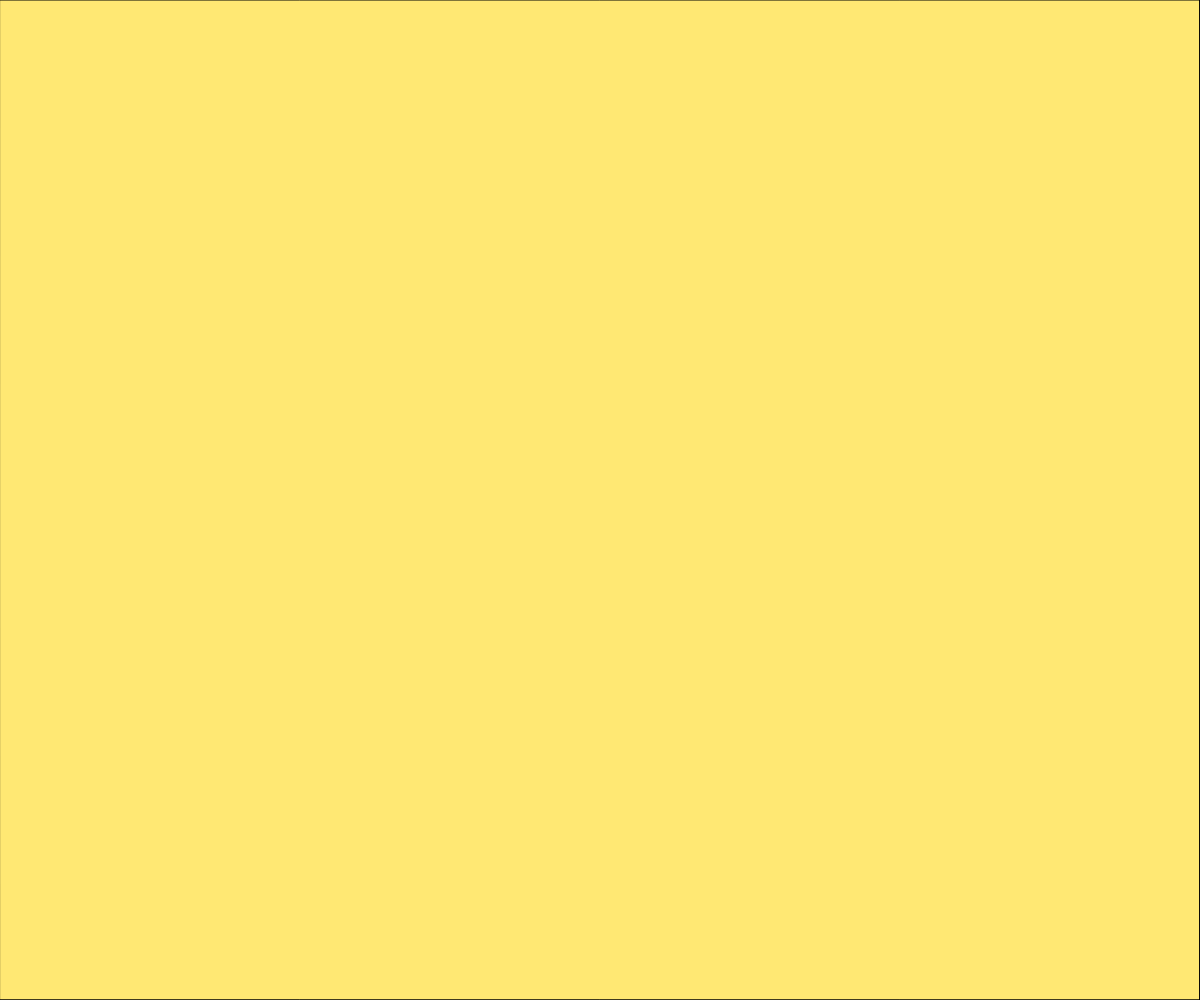
Frame 1 (no input)
Frame 60 (no input): identical to frame 1, image omitted
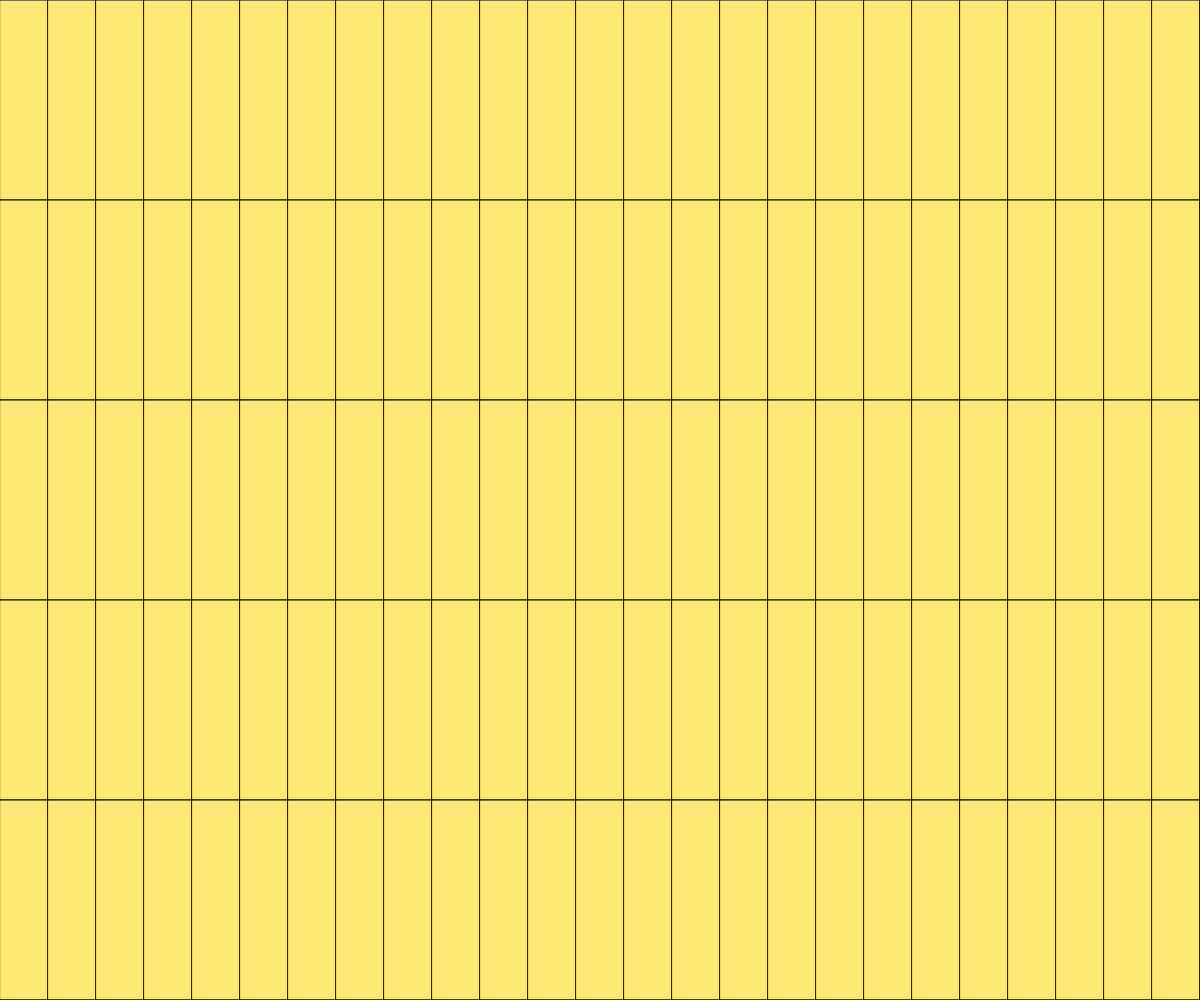
Frame 120 (the mouse pressed at the canvas centre since frame 60)

The p5.js sketch that drew these frames (run headless with seeded random() and noise() and a simulated clock; from frame 60 on, the mouse is pressed at the canvas centre):

// p5.js sketch
// ── sketch.js
'use strict';

var tileCountX = 50;
var tileCountY = 10;

function setup() {
    createCanvas(windowWidth, windowHeight);
    colorMode(HSB, 360, 100, 100, 100);
}

function draw() {
    //white back
    background(0, 0, 100);

    //limit mouse coordinates from 0 to the width and height of the canvas using the consrain function
    var mX = constrain(mouseX, 0, width);
    var mY = constrain(mouseY, 0, height);

    // map mouse to grid resolution
    //Mapping the mouse from 1 to the number of rows and columns on the screen and converting them to integers
    var currentTileCountX = int(map(mX, 0, width, 1, tileCountX));
    var currentTileCountY = int(map(mY, 0, height, 1, tileCountY));

    var tileWidth = width / currentTileCountX;
    var tileHeight = height / currentTileCountY;

    for (var gridY = 0; gridY < tileCountY; gridY++) {
        for (var gridX = 0; gridX < tileCountX; gridX++) {
            var posX = tileWidth * gridX;
            var posY = tileHeight * gridY;

            fill(50,55,100)
            rect(posX, posY, tileWidth, tileHeight);
        }
    }
}
